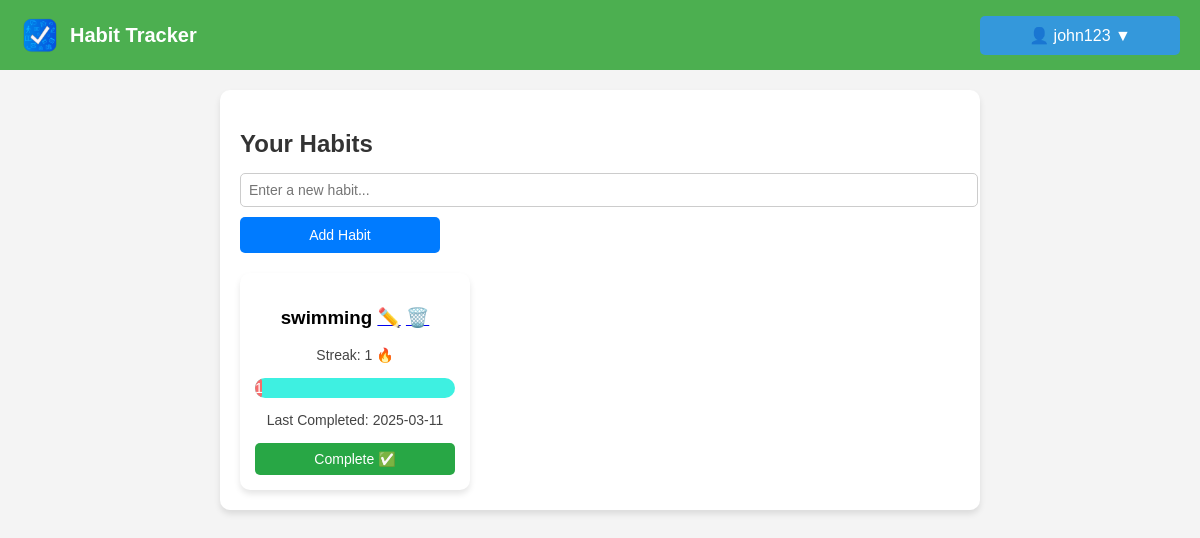
/manage-habits (signed in), run on the app's committed database.
### models.py (models this page shows, shortened)
class Activity(db.Model):
    id = db.Column(db.Integer, primary_key=True)
    name = db.Column(db.String(120), nullable=False)
    user_id = db.Column(db.Integer, db.ForeignKey('user.id'), nullable=False)
    streak = db.Column(db.Integer, default=0)
    last_completed = db.Column(db.DateTime, default=None)
    date_added = db.Column(db.Date, default=datetime.utcnow)

### routes.py (the view)
@main_bp.route('/manage-habits')
def manage_habits():
    if 'user_id' not in session:
        flash("Please log in to view your habits.", "danger")
        return redirect(url_for('main.login'))
    user_id = session['user_id']
    habits = Activity.query.filter_by(user_id=user_id).all()
    return render_template('manage_habits.html', activities=habits)

### templates/manage_habits.html (shortened to what this page needs)
<!DOCTYPE html>
<html lang="en">
<head>
    <link rel="stylesheet" href="{{ url_for('static', filename='styles.css') }}">
</head>
<body>
    <nav class="navbar">
        <div class="logo">
            <img src="{{ url_for('static', filename='logo.png') }}" alt="Habit Tracker Logo">
            <span class="app-name">Habit Tracker</span>
        </div>
        <div class="nav-buttons">
            {% if session['user_id'] %}
                <div class="dropdown">
                    <button class="dropbtn">👤 {{ session['username'] }} ▼</button>
                </div>
            {% else %}
                <a href="{{ url_for('main.register') }}" class="btn">Register</a>
                <a href="{{ url_for('main.login') }}" class="btn btn-outline">Login</a>
            {% endif %}
        </div>
    </nav>
    <div class="container">
        <h2>Your Habits</h2>
        <form method="POST" action="{{ url_for('main.add_habit') }}" class="habit-form">
            <input type="text" name="habit_name" placeholder="Enter a new habit..." required>
            <button type="submit">Add Habit</button>
        </form>
        <div class="habit-list">
            {% if activities %}
                {% for habit in activities %}
                    <div class="habit-card">
                        <h3>{{ habit.name }}
                            <a href="{{ url_for('main.edit_habit', habit_id=habit.id) if habit.id else '#' }}" title="Edit Habit">✏️</a>
                            <a href="{{ url_for('main.confirm_delete', habit_id=habit.id) }}" title="Delete Habit">🗑️</a>
                        </h3>
                        <p>Streak: {{ habit.streak }} 🔥</p>
                        <div class="progress-container">
                            <div class="progress-bar
                                {% if habit.streak <= 5 %} low
                                {% elif habit.streak <= 10 %} medium
                                {% else %} high
                                {% endif %}"
                                style="width: {{ (habit.streak / 30) * 100 }}%;">
                                {{ habit.streak }} days
                            </div>
                        </div>
                        <p>Last Completed: {{ habit.last_completed.strftime('%Y-%m-%d') if habit.last_completed else "Not yet" }}</p>
                        <form action="{{ url_for('main.complete_habit', habit_id=habit.id) }}" method="POST">
                            <button type="submit" class="complete-btn">Complete ✅</button>
                        </form>
                    </div>
                {% endfor %}
            {% else %}
                <p>No habits found. <a href="{{ url_for('main.manage_habits') }}">Add a new habit</a></p>
            {% endif %}
        </div>
</body>
</html>

### static/styles.css (style rules this page uses)
body { margin: 0; padding: 0; font-family: Arial, sans-serif; background-color: #f4f4f4; }
.navbar { display: flex; justify-content: space-between; align-items: center; background-color: #4CAF50; padding: 15px 20px; color: white; }
.logo { display: flex; align-items: center; }
.logo img { width: 40px; height: 40px; margin-right: 10px; }
.app-name { font-size: 20px; font-weight: bold; }
.dropbtn { background-color: #3498db; color: white; padding: 10px 16px; font-size: 16px; border: none; cursor: pointer; border-radius: 5px; }
.dropdown { position: relative; display: inline-block; }
.container { width: 60%; margin: 20px auto; padding: 20px; background: white; box-shadow: 0px 4px 6px rgba(0, 0, 0, 0.1); border-radius: 10px; }
.habit-form { display: flex; gap: 10px; margin-bottom: 20px; }
.habit-form input { flex: 1; padding: 10px; border: 1px solid #ccc; border-radius: 5px; }
.habit-form button { background: #007BFF; color: white; border: none; padding: 10px 15px; border-radius: 5px; cursor: pointer; }
.habit-list { display: flex; flex-wrap: wrap; gap: 15px; }
.habit-card { background: white; padding: 15px; border-radius: 10px; box-shadow: 0px 4px 6px rgba(0, 0, 0, 0.1); text-align: center; width: 200px; }
.complete-btn { background: #28a745; color: white; border: none; padding: 8px 12px; border-radius: 5px; cursor: pointer; }
h2 { color: #333; margin-bottom: 15px; }
form { display: flex; flex-direction: column; gap: 10px; }
input[type="text"] { padding: 8px; width: 100%; border: 1px solid #ccc; border-radius: 5px; font-size: 14px; }
button { padding: 8px 12px; width: 200px; border: none; border-radius: 5px; font-size: 14px; cursor: pointer; transition: 0.3s ease-in-out; }
p { font-size: 14px; color: #444; margin-bottom: 15px; }
.progress-container { width: 100%; background-color: #08ecd9c7; border-radius: 10px; overflow: hidden; margin: 10px 0; }
.progress-bar { height: 20px; text-align: center; line-height: 20px; font-size: 14px; color: white; border-radius: 10px; transition: width 0.5s ease-in-out; }
.low { background-color: #f76c6c; }

### data on the page
Activity: name "swimming", streak "1", last_completed "2025-03-11"

### other printed values
{{ session['username'] }} "john123"
